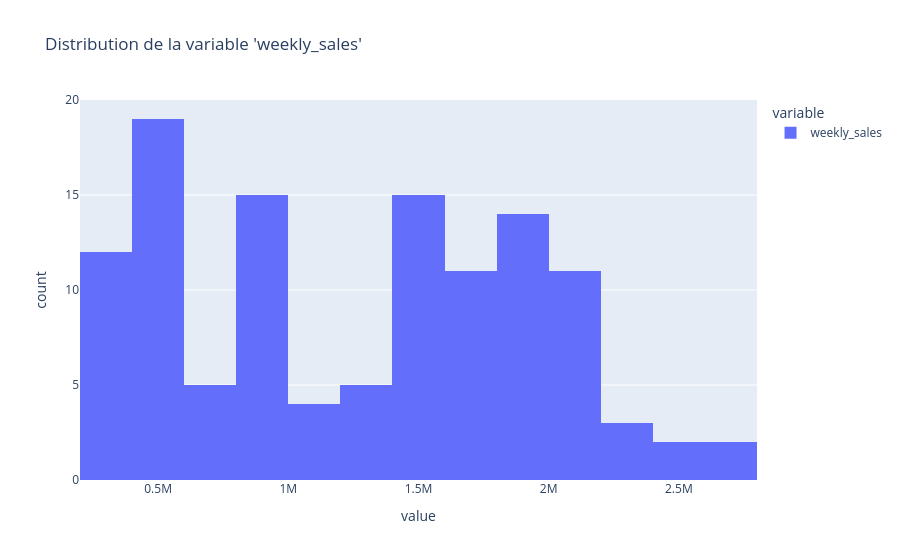

Notebook code for this chart:
### Markdown cell above
Dataset de petite taille. Avons-nous suffisamment de données ?

### Code cell
import plotly.io as pio

print(df.value_counts("weekly_sales"))
fig = px.histogram(df["weekly_sales"], 
                   color_discrete_sequence=px.colors.qualitative.Plotly, 
                   title="Distribution de la variable 'weekly_sales'")
fig.show()
